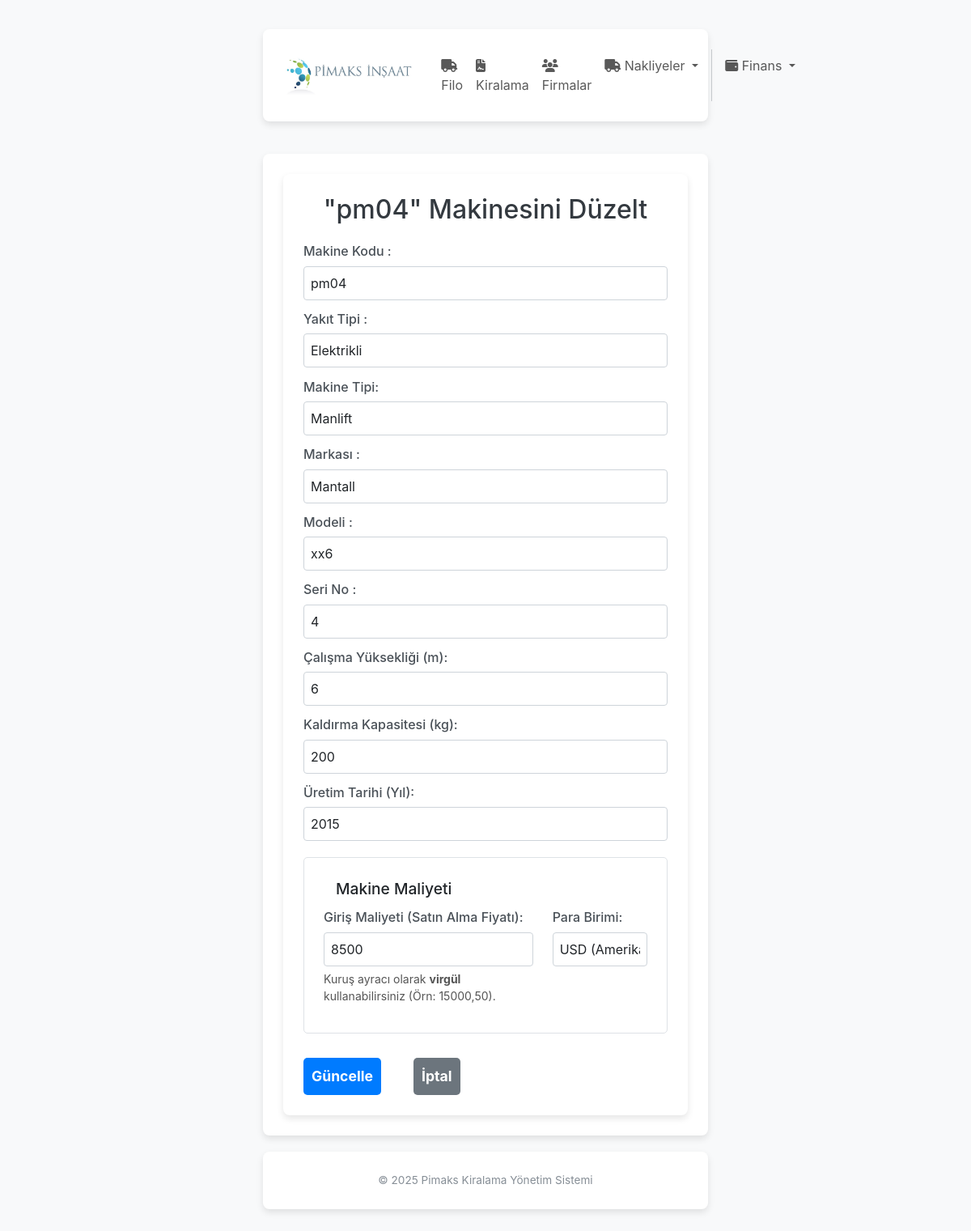
The app's page /filo/duzelt/1 with its own data.
### app/filo/models.py (models this page shows, shortened)
class Ekipman(db.Model):
    __tablename__ = 'ekipman'
    id = db.Column(db.Integer, primary_key=True)
    kod = db.Column(db.String(100), unique=True, nullable=False, index=True)
    yakit = db.Column(db.String(50), nullable=False, default='')
    tipi = db.Column(db.String(100), nullable=False, default='')
    marka = db.Column(db.String(100), nullable=False)
    model = db.Column(db.String(100), nullable=True, default='')
    seri_no = db.Column(db.String(100), nullable=False, index=True)
    calisma_yuksekligi = db.Column(db.Integer, nullable=False)
    kaldirma_kapasitesi = db.Column(db.Integer, nullable=False)
    uretim_tarihi = db.Column(db.String(100), nullable=False)
    calisma_durumu = db.Column(db.String(50), nullable=False, default='bosta')
    giris_maliyeti = db.Column(db.String(50), nullable=True, default='0')
    para_birimi = db.Column(db.String(3), nullable=False, default='TRY')
    is_active = db.Column(db.Boolean, default=True, nullable=False)
    firma_tedarikci_id = db.Column(db.Integer, db.ForeignKey('firma.id'), nullable=True)
    firma_tedarikci = db.relationship('Firma', back_populates='tedarik_edilen_ekipmanlar', foreign_keys=[firma_tedarikci_id])
    kiralama_kalemleri = db.relationship(
        'KiralamaKalemi',
        back_populates='ekipman',
        foreign_keys='KiralamaKalemi.ekipman_id',
        cascade="all, delete-orphan"
    )
    bakim_kayitlari = db.relationship('BakimKaydi', back_populates='ekipman', cascade="all, delete-orphan")
    __table_args__ = (db.UniqueConstraint('firma_tedarikci_id', 'seri_no', name='_tedarikci_seri_no_uc'),)
    swap_cikis_kayitlari = db.relationship('MakineDegisim', foreign_keys='MakineDegisim.eski_ekipman_id', backref='eski_ekipman', lazy='dynamic')
    swap_giris_kayitlari = db.relationship('MakineDegisim', foreign_keys='MakineDegisim.yeni_ekipman_id', backref='yeni_ekipman', lazy='dynamic')

### app/filo/routes.py (the view, shortened to what this page needs)
@filo_bp.route('/duzelt/<int:id>', methods=['GET', 'POST'])
def duzelt(id):
    ekipman = Ekipman.query.filter(
        Ekipman.id == id,
        Ekipman.firma_tedarikci_id.is_(None),
        Ekipman.is_active == True
    ).first_or_404()
    form = EkipmanForm(obj=ekipman)
    if request.method == 'GET':
        try:
            maliyet_str = ekipman.giris_maliyeti
            if maliyet_str:
                if ',' in maliyet_str: maliyet_str = maliyet_str.replace('.', '').replace(',', '.')
                form.giris_maliyeti.data = Decimal(maliyet_str)
            else: form.giris_maliyeti.data = Decimal(0.0)
        except (ValueError, InvalidOperation):
            form.giris_maliyeti.data = Decimal(0.0)
    return render_template('filo/duzelt.html', form=form, ekipman=ekipman)

### app/filo/forms.py
class EkipmanForm(FlaskForm):
    kod = StringField('Makine Kodu', validators=[InputRequired()])
    yakit = StringField('Yakıt Türü', validators=[InputRequired()])
    tipi = StringField('Makine Tipi', validators=[InputRequired()])
    marka = StringField('Makine Markası', validators=[InputRequired()])
    model = StringField('Makine Modeli', validators=[InputRequired()])
    seri_no = StringField('Makine Seri No', validators=[InputRequired()])
    calisma_yuksekligi = StringField('Çalışma Yüksekliği (m)', validators=[InputRequired()])
    kaldirma_kapasitesi = StringField('Kaldırma Kapasitesi (kg)', validators=[InputRequired()])
    uretim_tarihi = StringField('Üretim Tarihi (Yıl)', validators=[InputRequired()])
    giris_maliyeti = StringField('Giriş Maliyeti (Satın Alma)', validators=[Optional(), validate_currency])
    para_birimi = SelectField(
        'Para Birimi',
        choices=[('TRY', 'TL (Türk Lirası)'), ('USD', 'USD (Amerikan Doları)'), ('EUR', 'EUR (Euro)')],
        default='TRY',
        validators=[InputRequired()]
    )
    submit = SubmitField('Kaydet')

### app/templates/filo/duzelt.html (shortened to what this page needs)
{% extends "base.html" %}
{% block content %}
<div class="container">
    <h2>"{{ ekipman.kod }}" Makinesini Düzelt</h2>
    <form action="" method="POST" novalidate>
        <div class="form-group">
            {{ form.kod.label(text="Makine Kodu :") }}
            {{ form.kod(class="form-control") }}
        </div>
        <div class="form-group">
             {{ form.yakit.label(text="Yakıt Tipi :") }}
             {{ form.yakit(id="yakit", class="form-control", list="yakit-listesi") }}
        </div>
        <div class="form-group">
             {{ form.tipi.label(text="Makine Tipi:") }}
             {{ form.tipi(id="tipi", class="form-control", list="tip-listesi") }}
        </div>
         <div class="form-group">
             {{ form.marka.label(text="Markası :") }}
             {{ form.marka(id="marka", class="form-control", list="marka-listesi") }}
        </div>
        <div class="form-group">
             {{ form.model.label(text="Modeli :") }}
             {{ form.model(id="model", class="form-control") }}
        </div>
       <div class="form-group">
            {{ form.seri_no.label(text="Seri No :") }}
            {{ form.seri_no(id="seri_no", class="form-control") }}
        </div>
        <div class="form-group">
            {{ form.calisma_yuksekligi.label(text="Çalışma Yüksekliği (m):") }}
            {{ form.calisma_yuksekligi(id="calisma_yuksekligi", class="form-control", type="number", step="1") }}
        </div>
        <div class="form-group">
            {{ form.kaldirma_kapasitesi.label(text="Kaldırma Kapasitesi (kg):") }}
            {{ form.kaldirma_kapasitesi(id="kaldirma_kapasitesi", class="form-control", type="number") }}
        </div>
        <div class="form-group">
            {{ form.uretim_tarihi.label(text="Üretim Tarihi (Yıl):") }}
            {{ form.uretim_tarihi(id="uretim_tarihi", class="form-control", type="number", step="1", min="1990") }}
        </div>
        <fieldset class="form-group" style="border: 1px solid #dee2e6; padding: 1.5rem; margin-top: 20px; border-radius: 5px;">
            <legend style="font-size: 1.2em; font-weight: 500; width: auto; padding: 0 10px; margin-left: 5px;">Makine Maliyeti</legend>
            <div class="row">
                <div class="col-md-8 form-group">
                    {{ form.giris_maliyeti.label(text="Giriş Maliyeti (Satın Alma Fiyatı):") }}
                    {{ form.giris_maliyeti(class="form-control", placeholder="Örn: 15000 veya 15000,50", id="giris_maliyeti", autocomplete="off") }}
                    <small style="color: #555; margin-top: 5px; display: block;">
                        Kuruş ayracı olarak <strong>virgül</strong> kullanabilirsiniz (Örn: 15000,50).
                    </small>
                </div>
                <div class="col-md-4 form-group">
                    {{ form.para_birimi.label(text="Para Birimi:") }}
                    {{ form.para_birimi(class="form-control") }}
                </div>
            </div>
        </fieldset>
        <div class="butonlar">
         {{ form.submit(class="buton", value="Güncelle") }}
         <a href="{{ url_for('filo.index') }}" class="buton iptal">İptal</a>
         </div>
    </form>
</div>
{% endblock %}

### app/templates/base.html (style rules this page uses)
body { font-family: 'Segoe UI', Tahoma, Geneva, Verdana, sans-serif; background-color: #f8f9fa; min-height: 100vh; display: flex; flex-direction: column; }

### app/templates/filo/duzelt.html (style rules this page uses)
body { font-family: -apple-system, BlinkMacSystemFont, "Segoe UI", Roboto, "Helvetica Neue", Arial, sans-serif; margin: 20px; background-color: #f8f9fa; }
.container { max-width: 550px; margin: auto; padding: 25px; background-color: #fff; border-radius: 8px; box-shadow: 0 4px 8px rgba(0,0,0,0.1); }
h2 { color: #343a40; text-align: center; margin-bottom: 20px; }
.form-group { margin-bottom: 0.7rem; }
label { display: block; margin-bottom: .4rem; font-weight: 500; color: #495057; }
input.form-control, select.form-control, textarea.form-control { width: 100%; padding: .5rem; border: 1px solid #ced4da; border-radius: .25rem; box-sizing: border-box; font-size: 1rem; font-family: inherit; resize: vertical; }
.butonlar { display: flex; justify-content: flex-start; gap: 40px; margin-top: 30px; }
.buton { display: inline-block; padding: 10px 10px; background-color: #007BFF; color: white; text-decoration: none; border-radius: 5px; font-weight: bold; border: none; cursor: pointer; transition: background-color 0.3s ease; font-size: 1.1rem; }
.buton.iptal { background-color: #6c757d; }

### records on screen
Ekipman: kod "pm04", yakit "Elektrikli", tipi "Manlift", marka "Mantall", model "xx6", seri_no "4", calisma_yuksekligi "6", kaldirma_kapasitesi "200", uretim_tarihi "2015", giris_maliyeti "8500", para_birimi "USD (Amerikan Doları)"
